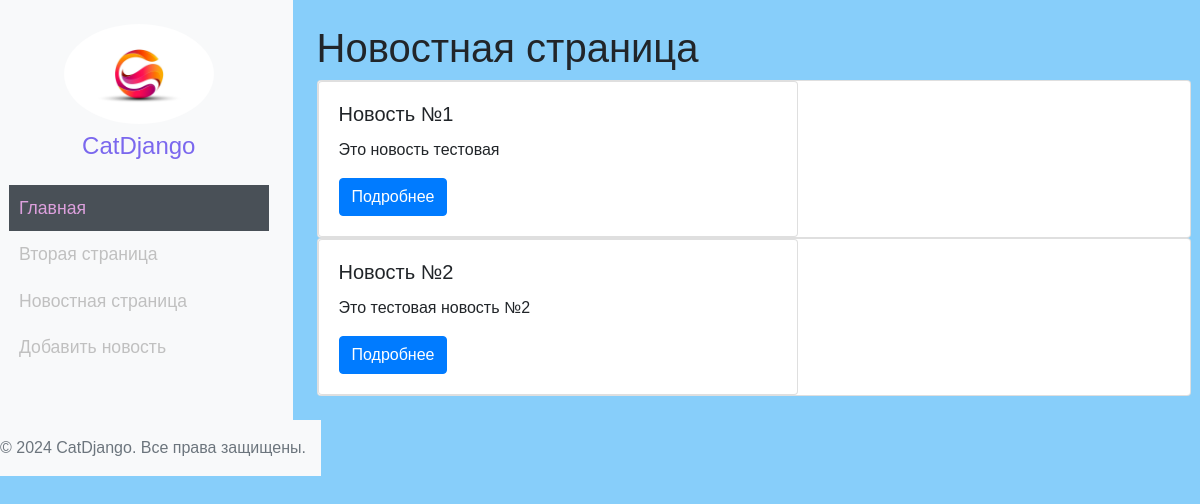
The page /news/ on the database as committed earlier.
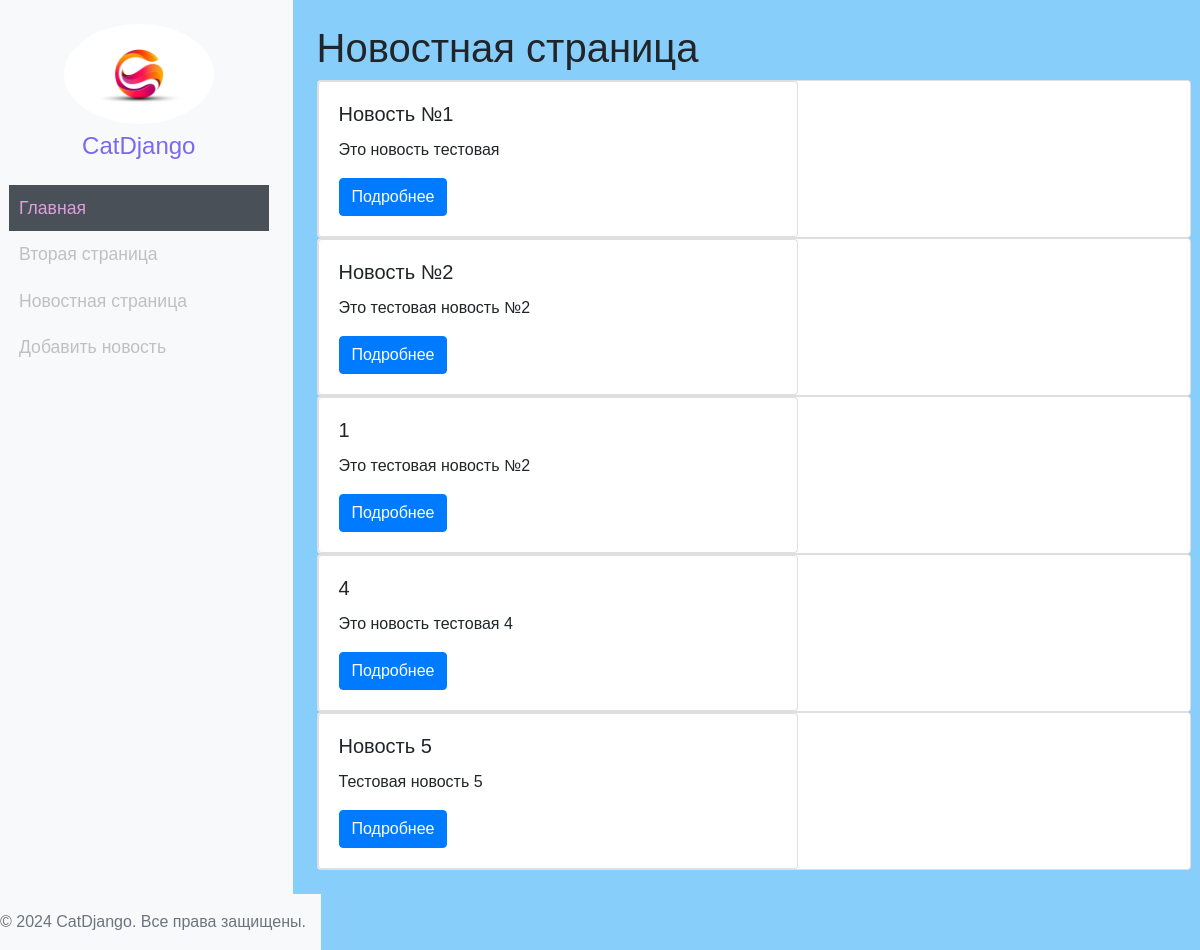
The same page on the database as committed later.
### news/models.py (models this page shows, shortened)
class News_post(models.Model):
    title = models.CharField('Название новости', max_length=50)
    short_description = models.CharField('Краткое описание новости', max_length=200)
    text = models.TextField('Новость')
    pub_date = models.DateTimeField('Дата публикации')
    author = models.ForeignKey(User, on_delete=models.CASCADE, verbose_name='Автор')  # Внешний ключ на User
    author_name = models.CharField(max_length=100, default='default_author')  # Дополнительное поле CharField
    class Meta:
        verbose_name = 'Новость'
        verbose_name_plural = 'Новости'

### news/views.py (the view)
# urls.py: path('', views.index, name='home'),
def home(request):
	news = News_post.objects.all()
	return render(request, 'news/news.html', {'news': news})

### news/templates/news/news.html (shortened to what this page needs)
{% extends 'main/layoute.html' %}
{% block content %}
<h1>Новостная страница</h1>
	{% if news %}
		{% for new in news %}
			<div class="card">
				<div class="card" style="width: 30rem;">
					<div class="card-body">
						<h5 class="card-title">{{ new.title }}</h5>
						<p class="card-text">{{ new.short_description }}</p>
						<a href="#" class="btn btn-primary">Подробнее</a>
				  	</div>
				</div>
			</div>
		{% endfor %}
	{% else %}
		<p>Новостей нет</p>
	{% endif %}
{% endblock %}

### main/templates/main/layoute.html (shortened to what this page needs)
{% load static %}
<!Doctype html>
<html lang="en">
<head>
    <link rel="stylesheet" href="https://maxcdn.bootstrapcdn.com/bootstrap/4.5.2/css/bootstrap.min.css">
    <link rel="stylesheet" href="{% static 'main/css/main.css' %}">
</head>
<body>
    <div class="container-fluid">
        <div class="row">
            <aside class="col-md-3 bg-light p-4">
                <div class="text-center mb-4">
                    <img src="{% static 'main/img/logo.jpg' %}" alt="изображение логотипа" class="img-fluid rounded-circle" width="150px">
                    <h2 class="mt-2">CatDjango</h2>
                </div>
                <ul class="nav flex-column">
                    <li class="nav-item">
                        <a class="nav-link active" href="{% url 'home' %}">Главная</a>
                    </li>
                    <li class="nav-item">
                        <a class="nav-link" href="{% url 'page2' %}">Вторая страница</a>
                    </li>
                    <li class="nav-item">
                        <a class="nav-link" href="{% url 'news_home' %}">Новостная страница</a>
                    </li>
                    <li class="nav-item">
                        <a class="nav-link" href="{% url 'add_news' %}">Добавить новость</a>
                    </li>
                </ul>
            </aside>
            <main class="col-md-9 p-4">
                {% block content %}
                {% endblock %}
            </main>
            {% include 'main/footer.html' %}
        </div>
    </div>
</body>
</html>

### main/templates/main/footer.html
   <footer class="footer mt-auto py-3 bg-light">
       <div class="container">
           <span class="text-muted">© 2024 CatDjango. Все права защищены.</span>
       </div>
   </footer>

### main/static/main/css/main.css (style rules this page uses)
body { font-family: 'Arial', sans-serif; background-color: #87CEFA; }
.container-fluid { padding: 0; }
aside { background-color: #4169E1; color: #AFEEEE height: 100vh; }
aside h2 { font-size: 1.5rem; color: #7B68EE; }
aside .nav-link { color: #C0C0C0; padding: 10px; font-size: 1.1rem; }
aside .nav-link:hover, aside .nav-link.active { background-color: #495057; color: #DDA0DD; }
main { padding: 20px; }
footer.footer { background-color: #343a40; color: #C0C0C0; padding: 10px 0; }
footer.footer .text-muted { color: #6c757d; }
footer.footer .container { text-align: center; }

Rows that differ between the two databases and show on the page:
added News_post: title "1", short_description "Это тестовая новость №2"
added News_post: title "4", short_description "Это новость тестовая 4"
added News_post: title "Новость 5", short_description "Тестовая новость 5"
